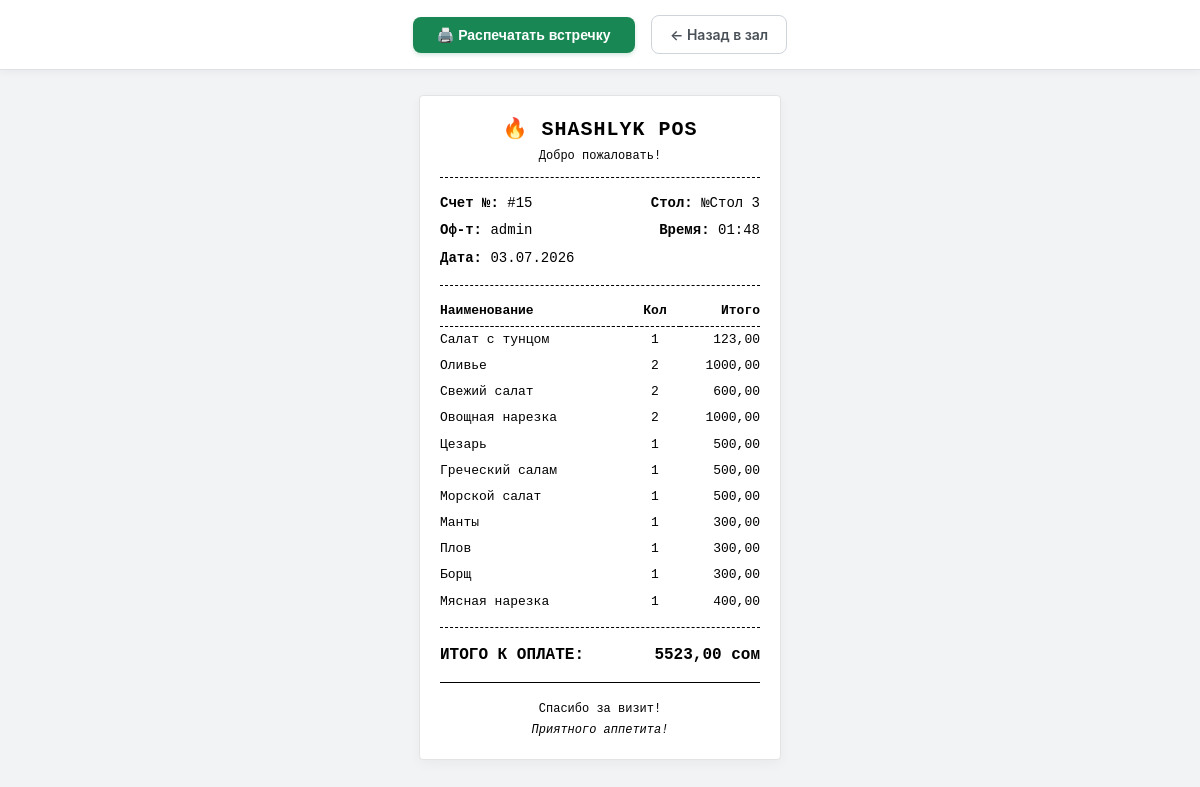
Page /pos/order/15/bill/ (signed in) on the committed database.
### orders/models.py (models this page shows, shortened)
class Order(models.Model):
    STATUS_CHOICES = (
        ('active', _('Открыт (Обслуживание)')),
        ('closed', _('Оплачен (Закрыт)')),
        ('cancelled', _('Отменен')),
    )
    PAYMENT_METHODS = [
        ('cash', 'Наличные 💵'),
        ('card', 'Карта 💳'),
        ('qr', 'QR-платеж 📱'),
    ]
    payment_method = models.CharField(
        max_length=10,
        choices=PAYMENT_METHODS,
        blank=True,
        null=True,
        verbose_name="Способ оплаты"
    )
    table = models.ForeignKey(Table, on_delete=models.SET_NULL, null=True, blank=True, related_name='orders', verbose_name=_("Стол"))
    waiter = models.ForeignKey(User, on_delete=models.PROTECT, verbose_name=_("Официант"))
    status = models.CharField(max_length=15, choices=STATUS_CHOICES, default='active', verbose_name=_("Статус"))
    created_at = models.DateTimeField(auto_now_add=True, verbose_name=_("Открыт в"))
    closed_at = models.DateTimeField(null=True, blank=True, verbose_name=_("Закрыт в"))
    total_amount = models.DecimalField(max_digits=10, decimal_places=2, default=0, verbose_name=_("Итого к оплате"))
    class Meta:
        verbose_name = _('Счет')
        verbose_name_plural = _('Счета (Чеки)')

class Table(models.Model):
    number = models.CharField(max_length=10, unique=True, verbose_name=_("Номер стола"))
    is_available = models.BooleanField(default=True, verbose_name=_("Доступен/Свободен"))
    is_active = models.BooleanField(default=True, verbose_name=_("Активен (Существует в зале)"))
    class Meta:
        verbose_name = _('Стол')
        verbose_name_plural = _('Столы')

class OrderItem(models.Model):
    PRINT_STATUS_CHOICES = (
        ('pending', _('Ждет отправки')),   # Waiter is still adding items on the screen
        ('sent', _('Отправлен на печать')), # Ticket was sent to Bar/Kitchen/Grill
        ('ready', _('Готово')),
    )
    order = models.ForeignKey(Order, on_delete=models.CASCADE, related_name='items', verbose_name=_("Заказ"))
    product = models.ForeignKey(Product, on_delete=models.PROTECT, verbose_name=_("Блюдо/Товар"))
    quantity = models.PositiveIntegerField(default=1, verbose_name=_("Кол-во"))
    price_at_order = models.DecimalField(max_digits=10, decimal_places=2, verbose_name=_("Цена при заказе"))
    status = models.CharField(max_length=15, choices=PRINT_STATUS_CHOICES, default='pending', verbose_name=_("Статус печати"))
    comment = models.CharField(max_length=150, blank=True, null=True, verbose_name=_("Комментарий к блюду (напр. без лука)"))
    def get_total_price(self):
        return self.quantity * self.price_at_order
    class Meta:
        verbose_name = _('Элемент заказа')
        verbose_name_plural = _('Элементы заказа')

### menu/models.py (models this page shows, shortened)
class Product(models.Model):
    DEPARTMENT_CHOICES = [
        ('grill', '🔥 Мангал / Гриль'),
        ('bar', '🍹 Бар / Напитки'),
        ('kitchen', '🍳 Горячий/Холодный цех'),
    ]
    department = models.CharField(
        max_length=20,
        choices=DEPARTMENT_CHOICES,
        default='kitchen',
        verbose_name="Цех приготовления"
    )
    category = models.ForeignKey(
        Category,
        on_delete=models.PROTECT,
        related_name='products',
        verbose_name=_("Категория")
    )
    name = models.CharField(max_length=100, unique=True, verbose_name=_("Название блюда/товара"))
    price = models.DecimalField(max_digits=10, decimal_places=2, verbose_name=_("Цена продажи"))
    cost_price = models.DecimalField(max_digits=10, decimal_places=2, default=0, verbose_name=_("Цена закупа"))
    stock = models.IntegerField(null=True, blank=True, verbose_name=_("Остаток на складе"))
    is_active = models.BooleanField(default=True, verbose_name=_("Активен (Показывать в меню)"))
    class Meta:
        verbose_name = _('Товар/Блюдо')
        verbose_name_plural = _('Товары и Блюда')

### orders/views.py (the view)
# urls.py: path('order/<int:order_id>/bill/', views.view_bill, name='view_bill'),
@login_required
def view_bill(request, order_id):
    order = get_object_or_404(Order, id=order_id)
    order_items = order.items.all()
    return render(request, 'orders/bill_detail.html', {
        'order': order,
        'order_items': order_items
    })

### orders/templates/orders/bill_detail.html (shortened to what this page needs)
<!DOCTYPE html>
<html lang="ru">
<head>
</head>
<body>
    <div class="receipt-control-panel no-print">
        <button onclick="window.print();" class="btn-print">
            🖨️ Распечатать встречку
        </button>
        <a href="{% url 'waiter_dashboard' %}" class="btn-back">
            &larr; Назад в зал
        </a>
    </div>
    <div class="receipt-paper-tape">
        <div class="text-center">
            <h2 style="margin: 0 0 4px 0; text-transform: uppercase; font-size: 20px; letter-spacing: 1px;">🔥 SHASHLYK POS</h2>
            <p style="margin: 0; font-size: 12px;">Добро пожаловать!</p>
        </div>
        <div class="divider"></div>
        <table>
            <tr>
                <td><strong>Счет №:</strong> #{{ order.id }}</td>
                <td class="text-end"><strong>Стол:</strong> №{{ order.table.number }}</td>
            </tr>
            <tr>
                <td><strong>Оф-т:</strong> {{ order.waiter.username }}</td>
                <td class="text-end"><strong>Время:</strong> {{ order.created_at|date:"H:i" }}</td>
            </tr>
            <tr>
                <td colspan="2"><strong>Дата:</strong> {{ order.created_at|date:"d.m.Y" }}</td>
            </tr>
        </table>
        <div class="divider"></div>
        <table style="font-size: 13px;">
            <thead>
                <tr style="border-bottom: 1px dashed #000000;">
                    <th style="text-align: left; padding-bottom: 6px;">Наименование</th>
                    <th style="text-align: center; padding-bottom: 6px; width: 50px;">Кол</th>
                    <th style="text-align: right; padding-bottom: 6px; width: 80px;">Итого</th>
                </tr>
            </thead>
            <tbody>
                {% for item in order.items.all %}
                    <tr>
                        <td>{{ item.product.name }}</td>
                        <td class="text-center">{{ item.quantity }}</td>
                        <td class="text-end">{{ item.get_total_price }}</td>
                    </tr>
                {% endfor %}
            </tbody>
        </table>
        <div class="divider"></div>
        <table style="font-size: 16px;" class="bold">
            <tr>
                <td>ИТОГО К ОПЛАТЕ:</td>
                <td class="text-end">{{ order.total_amount }} сом</td>
            </tr>
        </table>
        <div class="divider" style="border-top: 1px double #000000;"></div>
        <div class="text-center" style="font-size: 12px; margin-top: 18px;">
            <p style="margin: 0;">Спасибо за визит!</p>
            <p style="margin: 4px 0 0 0; font-style: italic;">Приятного аппетита!</p>
        </div>
    </div>
</body>
</html>

### orders/templates/orders/bill_detail.html (style rules this page uses)
html, body { background-color: #f1f3f5; margin: 0; padding: 0; font-family: -apple-system, BlinkMacSystemFont, "Segoe UI", Roboto, sans-serif; color: #212529; }
.receipt-control-panel { background-color: #ffffff; border-bottom: 1px solid #dee2e6; padding: 15px; text-align: center; box-shadow: 0 2px 8px rgba(0,0,0,0.05); margin-bottom: 25px; }
.btn-print { padding: 10px 24px; font-weight: 700; background-color: #198754; color: #ffffff; border: none; border-radius: 8px; cursor: pointer; font-size: 14px; transition: background 0.15s; box-shadow: 0 2px 4px rgba(25, 135, 84, 0.2); }
.btn-back { display: inline-block; margin-left: 12px; padding: 10px 18px; background-color: #ffffff; color: #495057; text-decoration: none; border-radius: 8px; font-size: 14px; font-weight: 600; border: 1px solid #ced4da; transition: all 0.15s; }
.receipt-paper-tape { font-family: 'Courier New', Courier, monospace; font-size: 14px; line-height: 1.4; width: 320px; margin: 0 auto 50px auto; padding: 20px; background-color: #ffffff; color: #000000; box-shadow: 0 4px 12px rgba(0,0,0,0.04); border: 1px solid #e3e3e3; border-radius: 4px; }
.text-center { text-align: center; }
.text-end { text-align: right; }
.bold { font-weight: bold; }
.divider { border-top: 1px dashed #000000; margin: 12px 0; }
table { width: 100%; border-collapse: collapse; margin: 6px 0; }
td, th { padding: 4px 0; vertical-align: top; }

### rows in the picture
Order: id "15", table.number "Стол 3", waiter.username "admin", created_at "01:48", created_at "03.07.2026", total_amount "5523,00"
OrderItem: product.name "Салат с тунцом", quantity "1", get_total_price "123,00"
OrderItem: product.name "Оливье", quantity "2", get_total_price "1000,00"
OrderItem: product.name "Свежий салат", quantity "2", get_total_price "600,00"
OrderItem: product.name "Овощная нарезка", quantity "2", get_total_price "1000,00"
OrderItem: product.name "Цезарь", quantity "1", get_total_price "500,00"
OrderItem: product.name "Греческий салам", quantity "1", get_total_price "500,00"
OrderItem: product.name "Морской салат", quantity "1", get_total_price "500,00"
OrderItem: product.name "Манты", quantity "1", get_total_price "300,00"
OrderItem: product.name "Плов", quantity "1", get_total_price "300,00"
OrderItem: product.name "Борщ", quantity "1", get_total_price "300,00"
OrderItem: product.name "Мясная нарезка", quantity "1", get_total_price "400,00"
